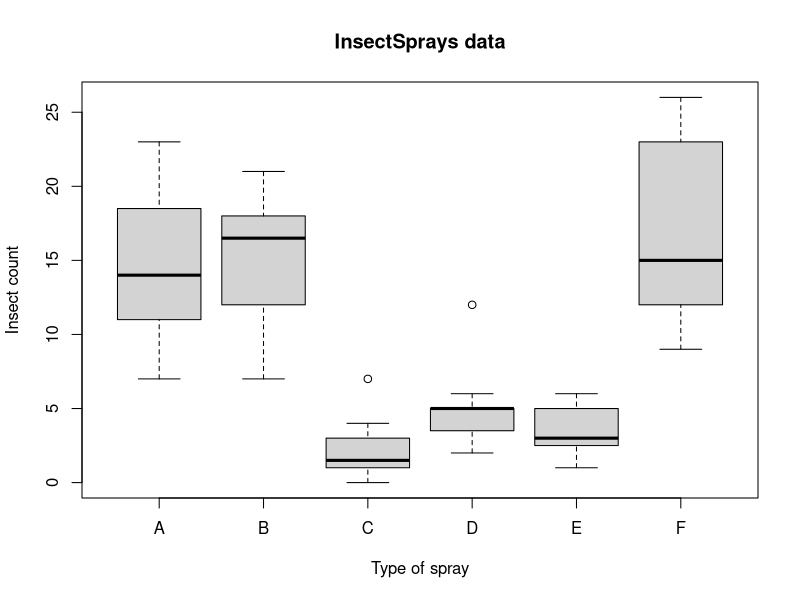
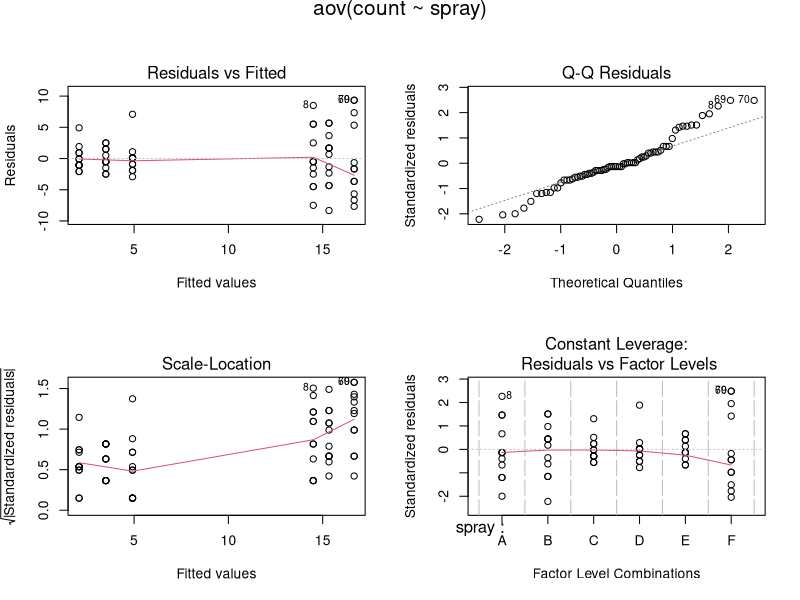
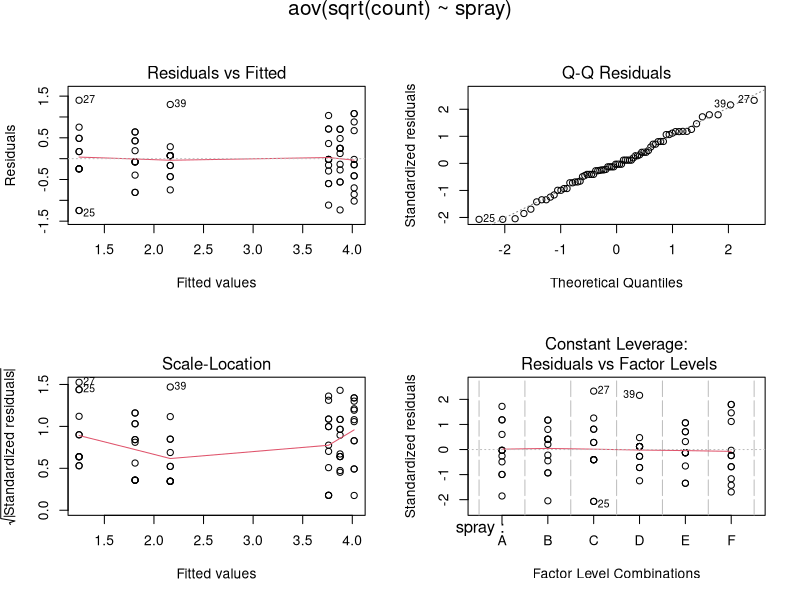

Generate these figures, in order, with R:
#!/usr/bin/env Rscript
require(stats)
require(graphics)
boxplot(count ~ spray,
  data = InsectSprays,
  xlab = "Type of spray",
  ylab = "Insect count",
  main = "InsectSprays data",
  varwidth = TRUE,
  col = "lightgray"
)
fm1 <- aov(count ~ spray, data = InsectSprays)
summary(fm1)
opar <- par(
  mfrow = c(2, 2),
  oma = c(0, 0, 1.1, 0)
)
plot(fm1)
fm2 <- aov(sqrt(count) ~ spray, data = InsectSprays)
summary(fm2)
plot(fm2)
par(opar)
rm(list = ls())
